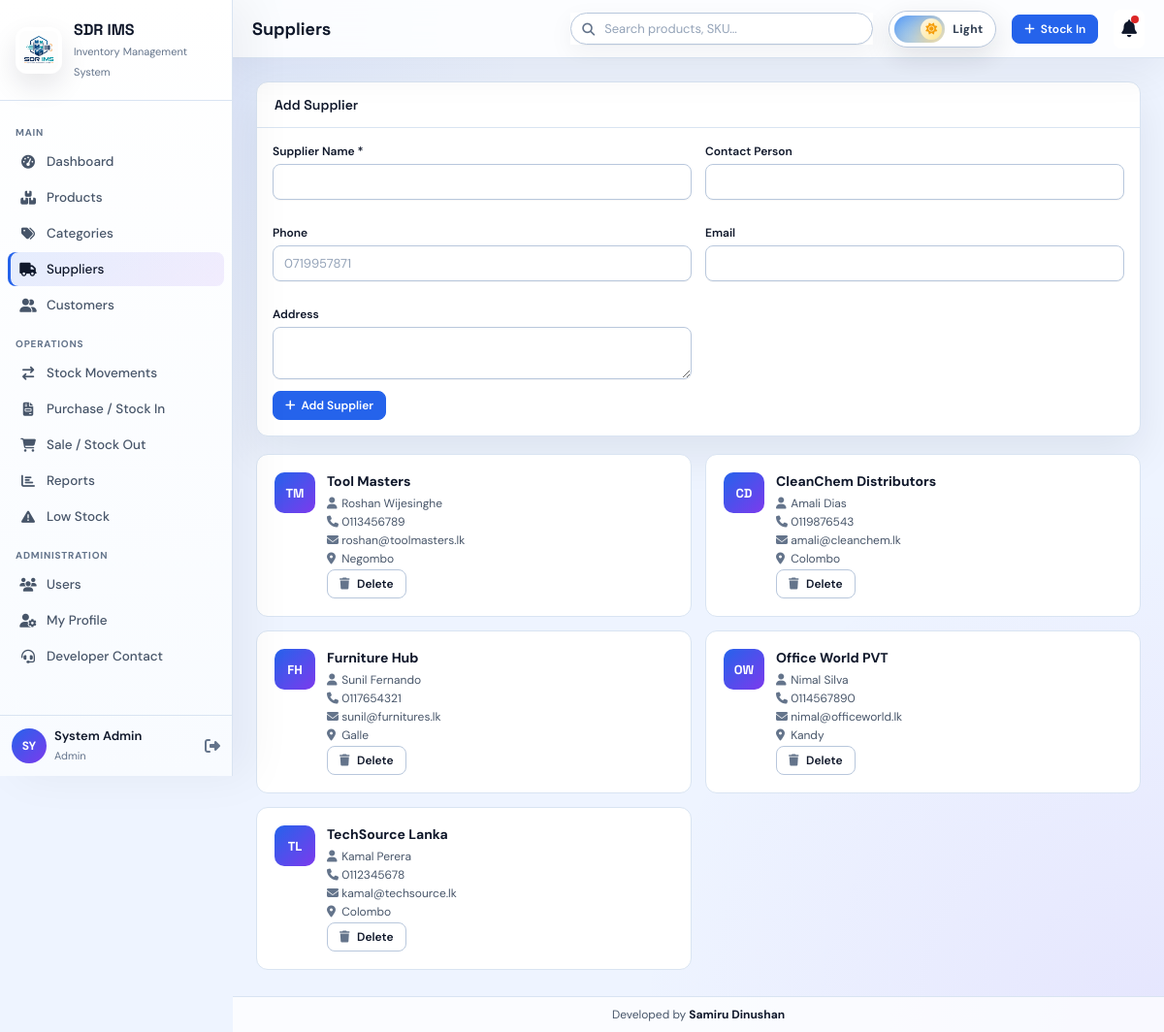
Page /suppliers.php (signed in) on the committed database.
### tables this page shows
CREATE TABLE suppliers (
    id INT AUTO_INCREMENT PRIMARY KEY,
    supplier_name VARCHAR(150) NOT NULL,
    contact_person VARCHAR(120),
    phone VARCHAR(10),
    email VARCHAR(120),
    address TEXT
);

### config.php (called while the page is built, shortened)
<?php
function h($value) {
    return htmlspecialchars($value ?? '', ENT_QUOTES, 'UTF-8');
}

### suppliers.php (the view, shortened to what this page needs)
<?php
include "auth.php";
$rows=mysqli_query($conn,"SELECT * FROM suppliers ORDER BY id DESC");
?>
<?php include "partials/header.php"; ?>
<?php include "partials/sidebar.php"; ?>
<div class="main">
<?php include "partials/topbar.php"; ?>
<div class="content">
<div class="card">
  <div class="card-hdr"><h3>Add Supplier</h3></div>
  <div class="card-body">
    <form method="POST">
      <div class="form-grid">
        <div class="fg"><label>Supplier Name *</label><input name="supplier_name" required></div>
        <div class="fg"><label>Contact Person</label><input name="contact_person"></div>
        <div class="fg"><label>Phone</label><input name="phone" maxlength="10" pattern="[0-9]{0,10}" inputmode="numeric" placeholder="0719957871"></div>
        <div class="fg"><label>Email</label><input type="email" name="email"></div>
        <div class="fg"><label>Address</label><textarea name="address" rows="2"></textarea></div>
      </div>
      <button class="btn-sm btn-primary" name="add"><i class="fa-solid fa-plus"></i> Add Supplier</button>
    </form>
  </div>
</div>
<div class="sup-grid">
<?php while($r=mysqli_fetch_assoc($rows)):
$letters = strtoupper(substr($r['supplier_name'],0,1) . substr(strstr($r['supplier_name'].' ', ' '),1,1));
?>
  <div class="sup-card">
    <div class="sup-av"><?php echo h($letters); ?></div>
    <div class="sup-body">
      <h4><?php echo h($r['supplier_name']); ?></h4>
      <div class="sup-meta">
        <div><i class="fa-solid fa-user"></i> <?php echo h($r['contact_person']); ?></div>
        <div><i class="fa-solid fa-phone"></i> <?php echo h($r['phone']); ?></div>
        <div><i class="fa-solid fa-envelope"></i> <?php echo h($r['email']); ?></div>
        <div><i class="fa-solid fa-location-dot"></i> <?php echo h($r['address']); ?></div>
        <div><a class="btn-sm btn-danger" href="?delete=<?php echo $r['id']; ?>" onclick="return confirm('Delete supplier?')"><i class="fa-solid fa-trash"></i> Delete</a></div>
      </div>
    </div>
  </div>
<?php endwhile; ?>
</div>
</div>
</div>
<?php include "partials/footer.php"; ?>

### rows in the picture
suppliers: supplier_name "TM", supplier_name "Tool Masters", contact_person "Roshan Wijesinghe", phone "0113456789", email "roshan@toolmasters.lk", address "Negombo"
suppliers: supplier_name "CD", supplier_name "CleanChem Distributors", contact_person "Amali Dias", phone "0119876543", email "amali@cleanchem.lk", address "Colombo"
suppliers: supplier_name "FH", supplier_name "Furniture Hub", contact_person "Sunil Fernando", phone "0117654321", email "sunil@furnitures.lk", address "Galle"
suppliers: supplier_name "OW", supplier_name "Office World PVT", contact_person "Nimal Silva", phone "0114567890", email "nimal@officeworld.lk", address "Kandy"
suppliers: supplier_name "TL", supplier_name "TechSource Lanka", contact_person "Kamal Perera", phone "0112345678", email "kamal@techsource.lk", address "Colombo"

### other values in the picture
substr($_SESSION['name'] ?? 'AD', 0, 2) "SY"
$_SESSION['name'] "System Admin"
$_SESSION['role'] "Admin"
$pageTitle "Suppliers"
